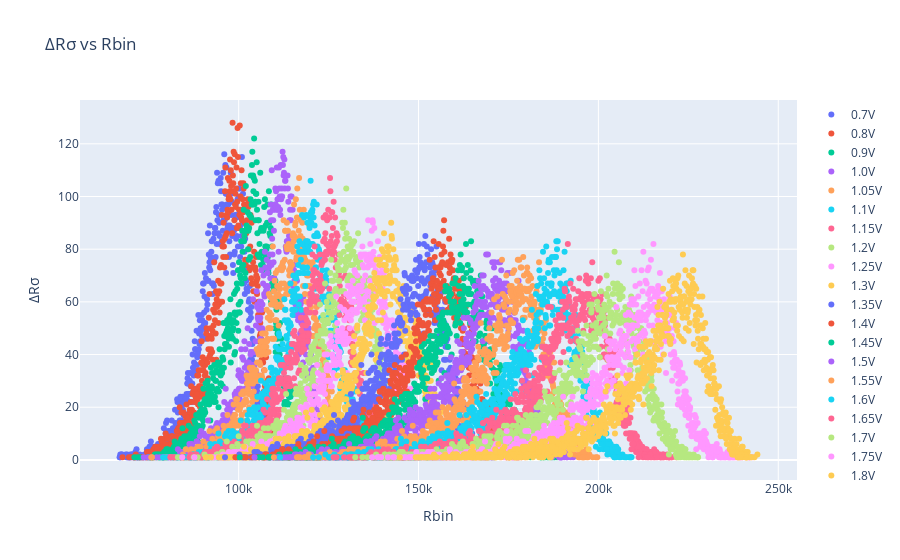

The notebook cell this image was saved under:
### Code cell
# Plot R_delta_std vs R_bin
fig = go.Figure()

for val in df_std['v'].unique():
    data = df_std.loc[df_std['v']==val]
    fig.add_trace(go.Scatter(y = data['npt'],
                             x = data['Rbin'],
                             mode='markers',
                             name=f'{val}V'))
fig.update_layout(
    title="\u0394R\u03C3 vs Rbin",
    xaxis_title="Rbin",
    yaxis_title="\u0394R\u03C3"
)

### Figure 1 — Plotly figure (JSON) as saved in the notebook; plotly's stock layout.template omitted (floating-point values rounded to 4 significant figures; data arrays with more than 128 entries replaced by an {"elided": "..."} marker saying what was removed)
{"data": [{"mode": "markers", "name": "0.7V", "type": "scatter", "x": {"elided": "417 int values"}, "y": {"elided": "417 int values"}}, {"mode": "markers", "name": "0.8V", "type": "scatter", "x": {"elided": "406 int values"}, "y": {"elided": "406 int values"}}, {"mode": "markers", "name": "0.9V", "type": "scatter", "x": {"elided": "430 int values"}, "y": {"elided": "430 int values"}}, {"mode": "markers", "name": "1.0V", "type": "scatter", "x": {"elided": "471 int values"}, "y": {"elided": "471 int values"}}, {"mode": "markers", "name": "1.05V", "type": "scatter", "x": {"elided": "483 int values"}, "y": {"elided": "483 int values"}}, {"mode": "markers", "name": "1.1V", "type": "scatter", "x": {"elided": "515 int values"}, "y": {"elided": "515 int values"}}, {"mode": "markers", "name": "1.15V", "type": "scatter", "x": {"elided": "578 int values"}, "y": {"elided": "578 int values"}}, {"mode": "markers", "name": "1.2V", "type": "scatter", "x": {"elided": "586 int values"}, "y": {"elided": "586 int values"}}, {"mode": "markers", "name": "1.25V", "type": "scatter", "x": {"elided": "574 int values"}, "y": {"elided": "574 int values"}}, {"mode": "markers", "name": "1.3V", "type": "scatter", "x": {"elided": "675 int values"}, "y": {"elided": "675 int values"}}, {"mode": "markers", "name": "1.35V", "type": "scatter", "x": {"elided": "630 int values"}, "y": {"elided": "630 int values"}}, {"mode": "markers", "name": "1.4V", "type": "scatter", "x": {"elided": "653 int values"}, "y": {"elided": "653 int values"}}, {"mode": "markers", "name": "1.45V", "type": "scatter", "x": {"elided": "706 int values"}, "y": {"elided": "706 int values"}}, {"mode": "markers", "name": "1.5V", "type": "scatter", "x": {"elided": "698 int values"}, "y": {"elided": "698 int values"}}, {"mode": "markers", "name": "1.55V", "type": "scatter", "x": {"elided": "712 int values"}, "y": {"elided": "712 int values"}}, {"mode": "markers", "name": "1.6V", "type": "scatter", "x": {"elided": "738 int values"}, "y": {"elided": "738 int values"}}, {"mode": "markers", "name": "1.65V", "type": "scatter", "x": {"elided": "781 int values"}, "y": {"elided": "781 int values"}}, {"mode": "markers", "name": "1.7V", "type": "scatter", "x": {"elided": "788 int values"}, "y": {"elided": "788 int values"}}, {"mode": "markers", "name": "1.75V", "type": "scatter", "x": {"elided": "828 int values"}, "y": {"elided": "828 int values"}}, {"mode": "markers", "name": "1.8V", "type": "scatter", "x": {"elided": "791 int values"}, "y": {"elided": "791 int values"}}], "layout": {"title": {"text": "ΔRσ vs Rbin"}, "xaxis": {"title": {"text": "Rbin"}}, "yaxis": {"title": {"text": "ΔRσ"}}}}
